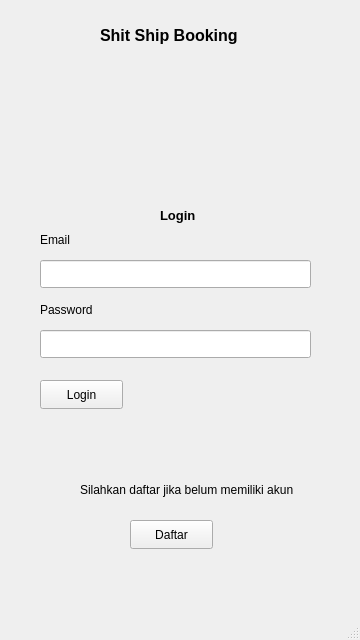
<?xml version="1.0" encoding="UTF-8"?>
<ui version="4.0">
 <class>MainWindow</class>
 <widget class="QMainWindow" name="MainWindow">
  <property name="geometry">
   <rect>
    <x>0</x>
    <y>0</y>
    <width>360</width>
    <height>640</height>
   </rect>
  </property>
  <property name="minimumSize">
   <size>
    <width>360</width>
    <height>640</height>
   </size>
  </property>
  <property name="maximumSize">
   <size>
    <width>360</width>
    <height>640</height>
   </size>
  </property>
  <property name="windowTitle">
   <string>Shit Ship Booking</string>
  </property>
  <property name="windowIcon">
   <iconset>
    <normaloff>../../../Downloads/ship-icon_34102.png</normaloff>../../../Downloads/ship-icon_34102.png</iconset>
  </property>
  <widget class="QWidget" name="centralwidget">
   <widget class="QLabel" name="label">
    <property name="geometry">
     <rect>
      <x>100</x>
      <y>20</y>
      <width>171</width>
      <height>31</height>
     </rect>
    </property>
    <property name="font">
     <font>
      <pointsize>12</pointsize>
      <bold>true</bold>
     </font>
    </property>
    <property name="text">
     <string>Shit Ship Booking</string>
    </property>
   </widget>
   <widget class="QLabel" name="label_2">
    <property name="geometry">
     <rect>
      <x>140</x>
      <y>60</y>
      <width>81</width>
      <height>81</height>
     </rect>
    </property>
    <property name="text">
     <string/>
    </property>
    <property name="pixmap">
     <pixmap>../../../Downloads/ship-icon_34102.png</pixmap>
    </property>
    <property name="scaledContents">
     <bool>true</bool>
    </property>
   </widget>
   <widget class="QLabel" name="label_3">
    <property name="geometry">
     <rect>
      <x>160</x>
      <y>200</y>
      <width>51</width>
      <height>31</height>
     </rect>
    </property>
    <property name="font">
     <font>
      <pointsize>10</pointsize>
      <bold>true</bold>
     </font>
    </property>
    <property name="text">
     <string>Login</string>
    </property>
   </widget>
   <widget class="QLabel" name="label_4">
    <property name="geometry">
     <rect>
      <x>40</x>
      <y>230</y>
      <width>63</width>
      <height>20</height>
     </rect>
    </property>
    <property name="text">
     <string>Email</string>
    </property>
   </widget>
   <widget class="QLineEdit" name="lineEdit">
    <property name="geometry">
     <rect>
      <x>40</x>
      <y>260</y>
      <width>271</width>
      <height>28</height>
     </rect>
    </property>
   </widget>
   <widget class="QLabel" name="label_5">
    <property name="geometry">
     <rect>
      <x>40</x>
      <y>300</y>
      <width>71</width>
      <height>20</height>
     </rect>
    </property>
    <property name="text">
     <string>Password</string>
    </property>
   </widget>
   <widget class="QLineEdit" name="lineEdit_2">
    <property name="geometry">
     <rect>
      <x>40</x>
      <y>330</y>
      <width>271</width>
      <height>28</height>
     </rect>
    </property>
    <property name="text">
     <string/>
    </property>
   </widget>
   <widget class="QPushButton" name="pushButton">
    <property name="geometry">
     <rect>
      <x>40</x>
      <y>380</y>
      <width>83</width>
      <height>29</height>
     </rect>
    </property>
    <property name="text">
     <string>Login</string>
    </property>
   </widget>
   <widget class="QLabel" name="label_6">
    <property name="geometry">
     <rect>
      <x>80</x>
      <y>480</y>
      <width>271</width>
      <height>20</height>
     </rect>
    </property>
    <property name="text">
     <string>Silahkan daftar jika belum memiliki akun</string>
    </property>
   </widget>
   <widget class="QPushButton" name="pushButton_2">
    <property name="geometry">
     <rect>
      <x>130</x>
      <y>520</y>
      <width>83</width>
      <height>29</height>
     </rect>
    </property>
    <property name="text">
     <string>Daftar</string>
    </property>
   </widget>
  </widget>
  <widget class="QStatusBar" name="statusbar"/>
 </widget>
 <resources/>
 <connections/>
</ui>
